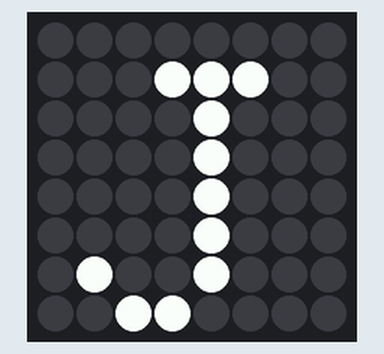
This program was run on a simulated Raspberry Pi (BCM pin numbers) with a Sense HAT. Parts: the Sense HAT's 8×8 RGB LED matrix. At 4.0 s the program stops and its outputs stay as they are.

Above: at 0.1 s.
At 1.1 s:
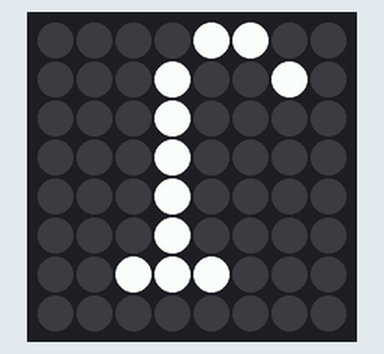
At 1.6 s:
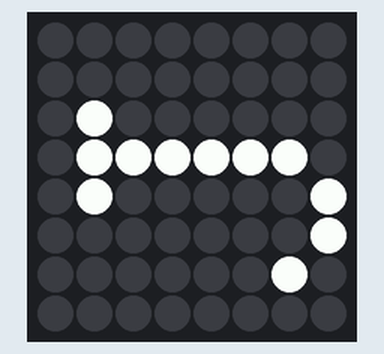
At 2.6 s:
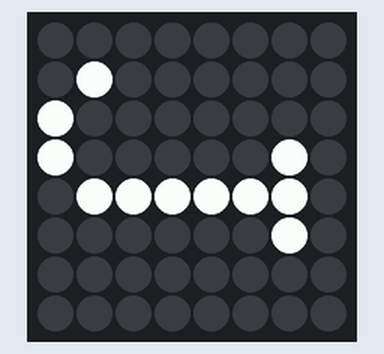
At 4.1 s:
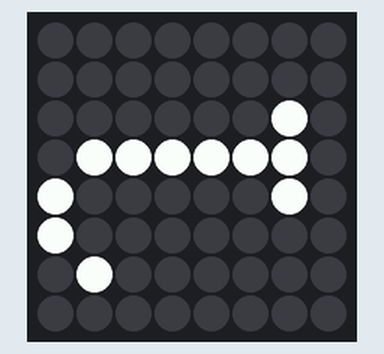

The program:

spinning.py
```python
from sense_hat import SenseHat
import time
sense = SenseHat()
sense.show_letter("J")
angles = [0, 90, 180, 270, 0, 90, 180, 270]
for r in angles:
     sense.set_rotation(r)
     time.sleep(0.5)
sense.flip_v()
```

Measured:
- what the display in image 1 shows lasts 0.5 s, from 1.0 s to 1.5 s
